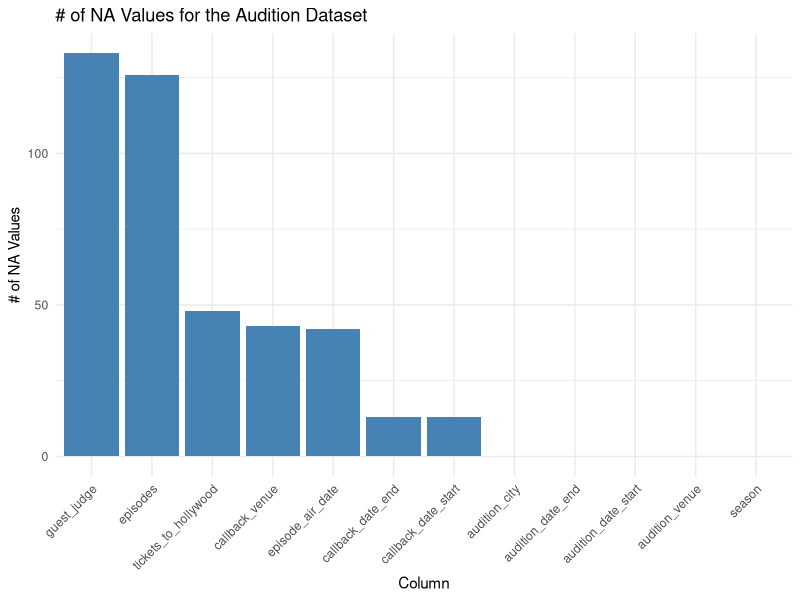
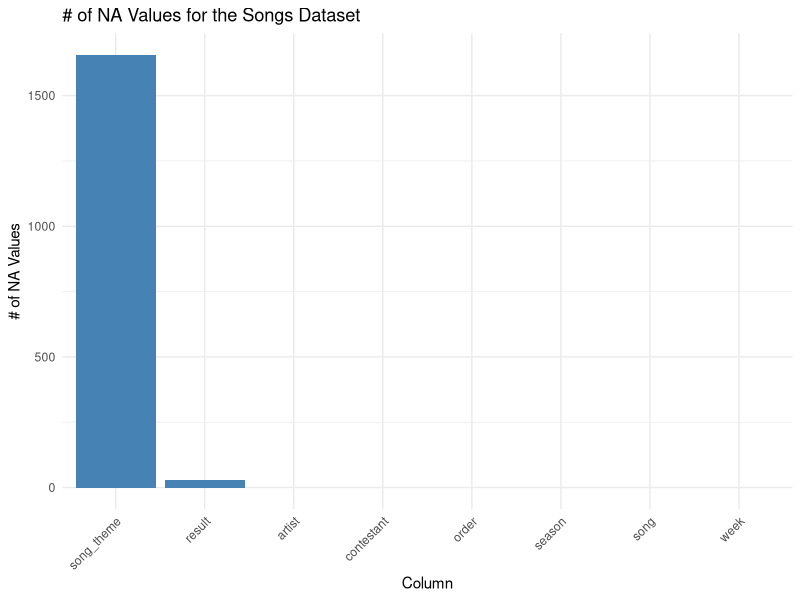
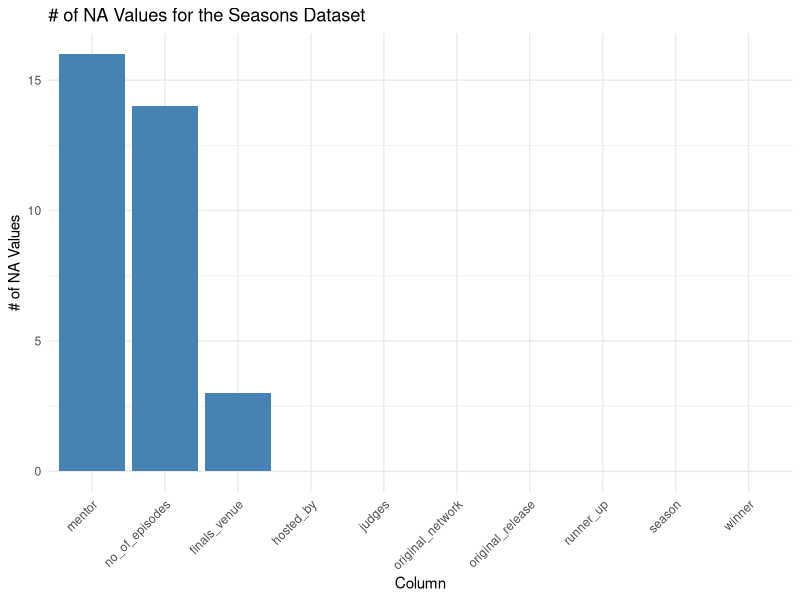
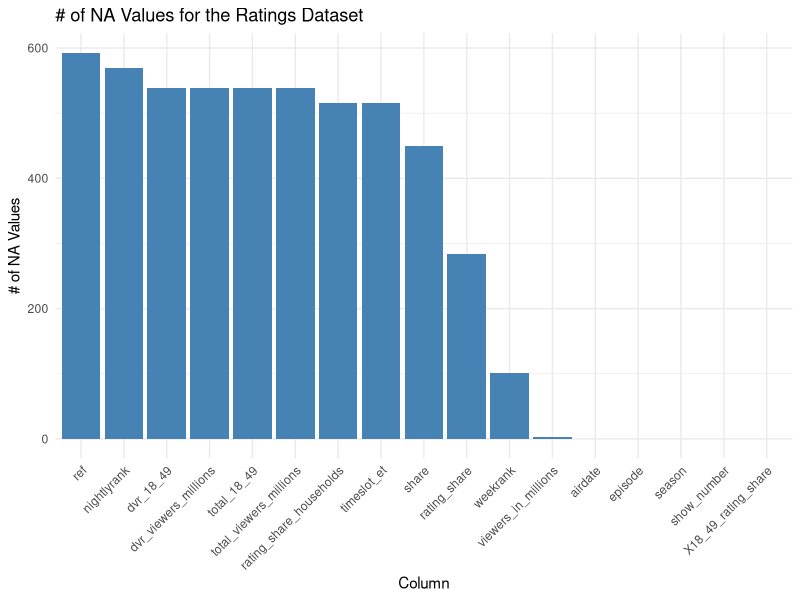
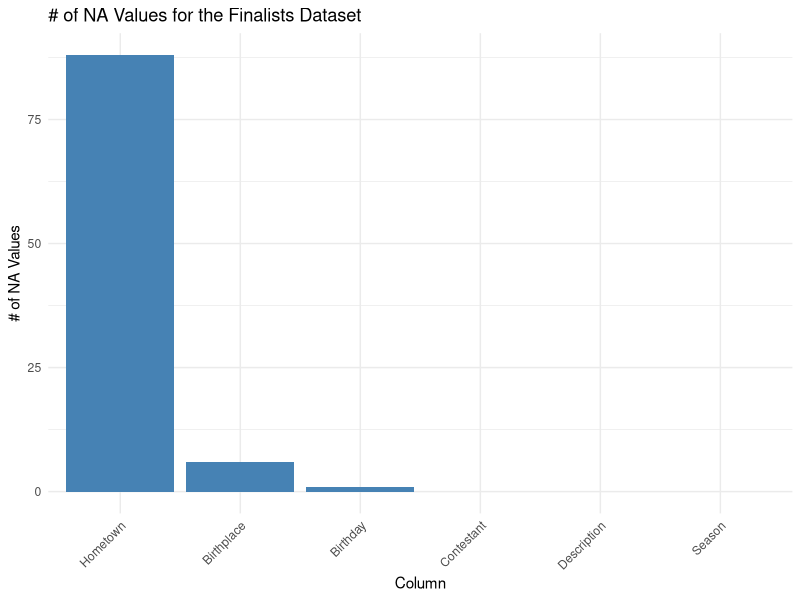
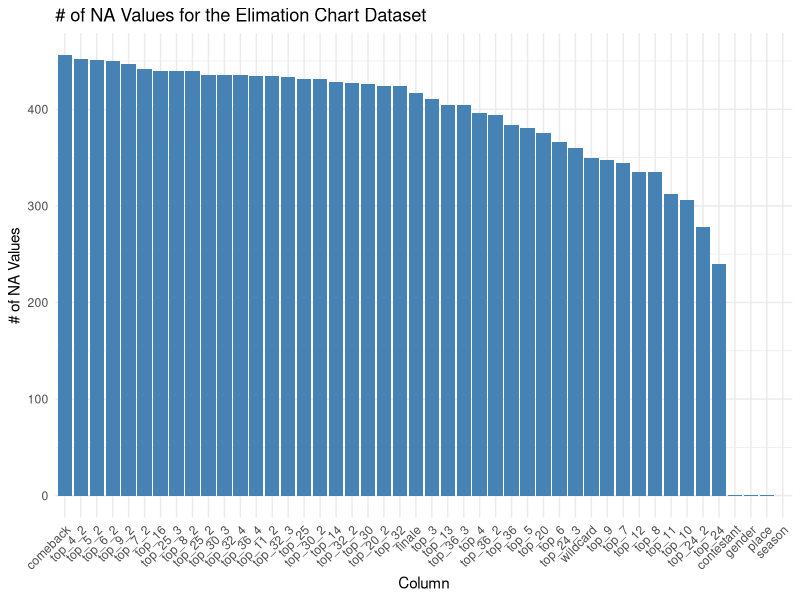

Write the R code that produced these figures, in order.
## ---- chunk 1
auditions <- read.csv("auditions.csv")
## ---- chunk 2
library(ggplot2)
na_counts_aud <- colSums(is.na(auditions))
na_aud_df <- data.frame(
  Column = names(na_counts_aud),
  NA_Counts = na_counts_aud
)

ggplot(na_aud_df, aes(x=reorder(Column, -NA_Counts), y = NA_Counts))+
  geom_bar(stat = 'identity', fill='steelblue')+
  theme_minimal()+
  labs(
    title = "# of NA Values for the Audition Dataset",
    x='Column',
    y='# of NA Values'
  )+
  theme(axis.text.x = element_text(angle=45,hjust=1))
## ---- chunk 3
songs <- read.csv("songs_all.csv")
## ---- chunk 4
library(ggplot2)
na_counts_songs <- colSums(is.na(songs))
na_songs_df <- data.frame(
  Column = names(na_counts_songs),
  NA_Counts = na_counts_songs
)

ggplot(na_songs_df, aes(x=reorder(Column, -NA_Counts), y = NA_Counts))+
  geom_bar(stat = 'identity', fill='steelblue')+
  theme_minimal()+
  labs(
    title = "# of NA Values for the Songs Dataset",
    x='Column',
    y='# of NA Values'
  )+
  theme(axis.text.x = element_text(angle=45,hjust=1))
## ---- chunk 5
Seasons <- read.csv("seasons.csv")
## ---- chunk 6
na_counts_seasons <- colSums(is.na(Seasons))
na_seas_df <- data.frame(
  Column = names(na_counts_seasons),
  NA_Counts = na_counts_seasons
)

ggplot(na_seas_df, aes(x=reorder(Column, -NA_Counts), y = NA_Counts))+
  geom_bar(stat = 'identity', fill='steelblue')+
  theme_minimal()+
  labs(
    title = "# of NA Values for the Seasons Dataset",
    x='Column',
    y='# of NA Values'
  )+
  theme(axis.text.x = element_text(angle=45,hjust=1))
## ---- chunk 7
ratings <- read.csv("ratings.csv")
## ---- chunk 8
na_counts_rating <- colSums(is.na(ratings))
na_rate_df <- data.frame(
  Column = names(na_counts_rating),
  NA_Counts = na_counts_rating
)

ggplot(na_rate_df, aes(x=reorder(Column, -NA_Counts), y = NA_Counts))+
  geom_bar(stat = 'identity', fill='steelblue')+
  theme_minimal()+
  labs(
    title = "# of NA Values for the Ratings Dataset",
    x='Column',
    y='# of NA Values'
  )+
  theme(axis.text.x = element_text(angle=45,hjust=1))
## ---- chunk 9
finalists <- read.csv("finalists.csv")
## ---- chunk 10

na_counts_fin <- colSums(is.na(finalists))
na_fin_df <- data.frame(
  Column = names(na_counts_fin),
  NA_Counts = na_counts_fin
)

ggplot(na_fin_df, aes(x=reorder(Column, -NA_Counts), y = NA_Counts))+
  geom_bar(stat = 'identity', fill='steelblue')+
  theme_minimal()+
  labs(
    title = "# of NA Values for the Finalists Dataset",
    x='Column',
    y='# of NA Values'
  )+
  theme(axis.text.x = element_text(angle=45,hjust=1))
## ---- chunk 11
elim <- read.csv("elimination_chart.csv")
## ---- chunk 12

na_counts_elim <- colSums(is.na(elim))
na_elim_df <- data.frame(
  Column = names(na_counts_elim),
  NA_Counts = na_counts_elim
)

ggplot(na_elim_df, aes(x=reorder(Column, -NA_Counts), y = NA_Counts))+
  geom_bar(stat = 'identity', fill='steelblue')+
  theme_minimal()+
  labs(
    title = "# of NA Values for the Elimation Chart Dataset",
    x='Column',
    y='# of NA Values'
  )+
  theme(axis.text.x = element_text(angle=45,hjust=1))
